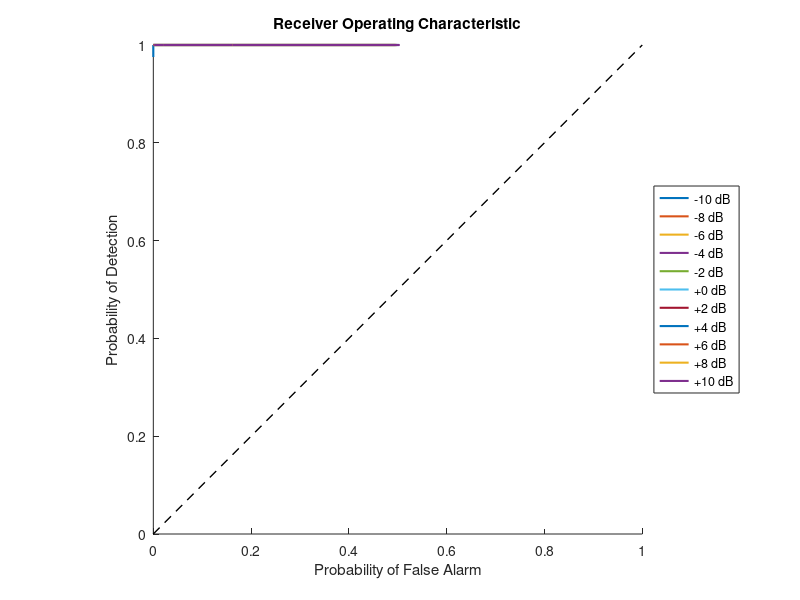

The MATLAB source for this figure: (Note: this script raises an error after producing the figure.)


%% Synopsis

% Gaussian noise and signal-plus-noise detection using a deterministic
% sinusoidal signal over a range of signal-to-noise ratios.



%% Environment

close all;  clear;  clc;

addpath( 'C:\00 Temporary\95 Strikeforce\Toolset\' );

set( 0, 'DefaultLineLineWidth', 1.0 );

set( 0, 'DefaultFigureWindowStyle', 'normal' );



%% Simulation Parameters

rng(1);

fs = 1000;
duration = 1;
numSamples = round(fs * duration);
numTrials = 10000;

frequency = 50;
time = (0:numSamples-1)' / fs;
baseSignal = sin(2*pi*frequency*time);

noiseVariance = 1;
noiseStandardDeviation = sqrt(noiseVariance);
signalPower = mean(baseSignal.^2);

snrDb = -10:2:10;
numSnrLevels = numel(snrDb);

% Matched-filter template with unit energy
template = baseSignal / norm(baseSignal);

% Decision threshold for the binary decision table
decisionThreshold = 0.5;

% Thresholds used to generate ROC curves
rocThresholds = linspace( 0 , 8, 9 );

probabilityFalseAlarm = zeros(1, numSnrLevels);
probabilityDetection = zeros(1, numSnrLevels);
binaryDecisionTables = zeros(2, 2, numSnrLevels);

% return

%% Detection simulation

figure( 'Name', 'Receiver Operating Characteristics' ); ...

hold on;

    for index = 1:numSnrLevels
    
        currentSnrLinear = 10^(snrDb(index) / 10);
        signalAmplitude = sqrt(currentSnrLinear * noiseVariance / signalPower);
        signal = signalAmplitude * baseSignal;
    
        % Generate noise-only and signal-plus-noise observations
        noiseOnly = noiseStandardDeviation * randn(numSamples, numTrials);
        signalPlusNoise = signal + noiseStandardDeviation * ...
            randn(numSamples, numTrials);
    
        % Matched-filter decision statistics
        statisticUnderH0 = template' * noiseOnly;
        statisticUnderH1 = template' * signalPlusNoise;
    
        % Binary decision table at the selected threshold
        decisionUnderH0 = statisticUnderH0 >= decisionThreshold;
        decisionUnderH1 = statisticUnderH1 >= decisionThreshold;
    
        probabilityFalseAlarm(index) = mean(decisionUnderH0);
        probabilityDetection(index) = mean(decisionUnderH1);
    
        binaryDecisionTables(:, :, index) = [
            mean(~decisionUnderH0), mean(decisionUnderH0);
            mean(~decisionUnderH1), mean(decisionUnderH1)
        ];
    
        % ROC curve for the current SNR
        falseAlarmRate = zeros(size(rocThresholds));
        detectionRate = zeros(size(rocThresholds));
    
        for thresholdIndex = 1:numel(rocThresholds)
            threshold = rocThresholds(thresholdIndex);
            falseAlarmRate(thresholdIndex) = ...
                mean(statisticUnderH0 >= threshold);
            detectionRate(thresholdIndex) = ...
                mean(statisticUnderH1 >= threshold);
        end
    
        plot(falseAlarmRate, detectionRate, 'LineWidth', 1.5, ...
            'DisplayName', sprintf('%+d dB', snrDb(index)));
    
    end
    
    
    plot([0 1], [0 1], 'k--', 'HandleVisibility', 'off');
    xlabel('Probability of False Alarm');
    ylabel('Probability of Detection');
    title('Receiver Operating Characteristic');
    legend( 'Location', 'EastOutside' );
    axis([0 1 0 1]);
    daspect( [ 1 1 1 ] );

% return

%% Display binary decision tables

figure('Name', 'Binary Decision Tables');
tiledlayout(3, 4, 'TileSpacing', 'compact', 'Padding', 'compact');

for index = 1:numSnrLevels
    nexttile;

    imagesc(binaryDecisionTables(:, :, index));
    colormap parula;
    colorbar;
    caxis([0 1]);

    xticks([1 2]);
    xticklabels({'D = 0', 'D = 1'});
    yticks([1 2]);
    yticklabels({'H = 0', 'H = 1'});
    xlabel('Decision');
    ylabel('Actual hypothesis');
    title(sprintf('%+d dB', snrDb(index)));

    for row = 1:2
        for column = 1:2
            text(column, row, ...
                sprintf('%.3f', binaryDecisionTables(row, column, index)), ...
                'HorizontalAlignment', 'center', ...
                'Color', 'white', ...
                'FontWeight', 'bold');
        end
    end
end



%% Plot detection and false-alarm probabilities versus SNR

figure('Name', 'Detection Performance');
plot(snrDb, probabilityDetection, 'o-', 'LineWidth', 1.5);
hold on;
plot(snrDb, probabilityFalseAlarm, 's-', 'LineWidth', 1.5);
grid on;
xlabel('SNR (dB)');
ylabel('Probability');
title('Binary Detection Performance');
legend('Probability of Detection', 'Probability of False Alarm', ...
    'Location', 'southeast');
ylim([0 1]);



%% Clean-up

autoArrangeFigures( 2, 2, 1 );

fprintf( 1, '\n\n\n*** Processing Complete ***\n\n\n' );



%% Reference(s)
